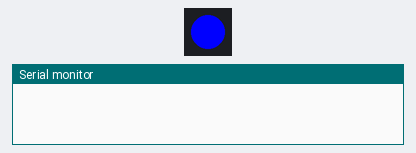
The sketch below on a simulated ESP32. Parts: 1 RGB LEDs in strip order, left to right, the last lines printed to the serial monitor. Dim RGB values are drawn brighter than linear; WiFi joins after 1.5 s; servers stay silent unless stated.

Above: at 0.1 s.
At 1.6 s:
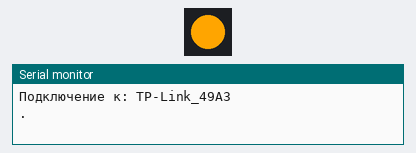
At 2.6 s:
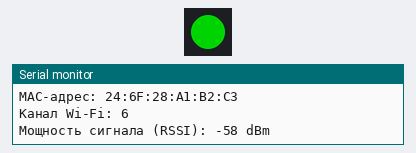
Timing chart, 0 to 4.1 s (numbered marks = the images above):
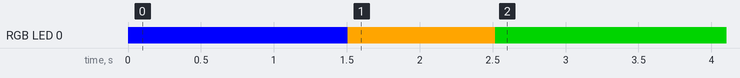

Measured:
- by itself, RGB LED 0: off → RGB(0, 0, 255) at 0.00 s, → RGB(255, 165, 0) 1.5 s later, → RGB(0, 128, 0) 1.0 s later

The sketch:

WiFiClient0.ino
```cpp
#include <WiFi.h>
#include <Arduino.h>
#include <FastLED.h>

#define NUM_LEDS 1
#define DATA_PIN 8

// Конфигурация Wi-Fi
const char* ssid = "TP-Link_49A3";          // Название вашей Wi-Fi сети
const char* password = "75298227";          // Пароль от сети

CRGB leds[NUM_LEDS];

void setup() {
  FastLED.addLeds<NEOPIXEL, DATA_PIN>(leds, NUM_LEDS);

  leds[0] = CRGB::Blue; FastLED.show();

  Serial.begin(115200);
  delay(1000);

  // Инициализация Wi-Fi в режиме станции
  WiFi.mode(WIFI_STA);

  // Отключение сохранения конфигурации Wi-Fi в flash (опционально)
  WiFi.persistent(false);

  // Настройка мощности передачи (от 0 до 84, по умолчанию 84)
  WiFi.setTxPower(WIFI_POWER_8_5dBm); // Пример для экономии энергии

  Serial.println("\nПодключение к: " + String(ssid));

  // Запуск подключения
  WiFi.begin(ssid, password);

  // Ожидание подключения с анимацией
  int attempts = 0;
  while (WiFi.status() != WL_CONNECTED) {
    delay(500);
    Serial.print(".");
    if (++attempts > 30) { // Таймаут 15 секунд
      Serial.println("\nОшибка подключения! Перезагрузка...");
      ESP.restart();

    }
    leds[0] = CRGB::Orange; FastLED.show();
  }
  leds[0] = CRGB::Green; FastLED.show();

  // Вывод информации о подключении
  Serial.println("\nПодключение успешно!");
  Serial.print("IP-адрес: ");
  Serial.println(WiFi.localIP());
  Serial.print("MAC-адрес: ");
  Serial.println(WiFi.macAddress());
  Serial.print("Канал Wi-Fi: ");
  Serial.println(WiFi.channel());
  Serial.print("Мощность сигнала (RSSI): ");
  Serial.print(WiFi.RSSI());
  Serial.println(" dBm");
}

void loop() {
  // Проверка соединения каждые 10 секунд
  static unsigned long lastCheck = 0;
  if (millis() - lastCheck > 10000) {
    lastCheck = millis();

    if (WiFi.status() != WL_CONNECTED) {
      Serial.println("Потеряно соединение! Переподключение...");
      WiFi.reconnect();
    } else {
      Serial.print("Статус: Подключено | RSSI: ");
      Serial.print(WiFi.RSSI());
      Serial.println(" dBm");
    }
  }
}
```
